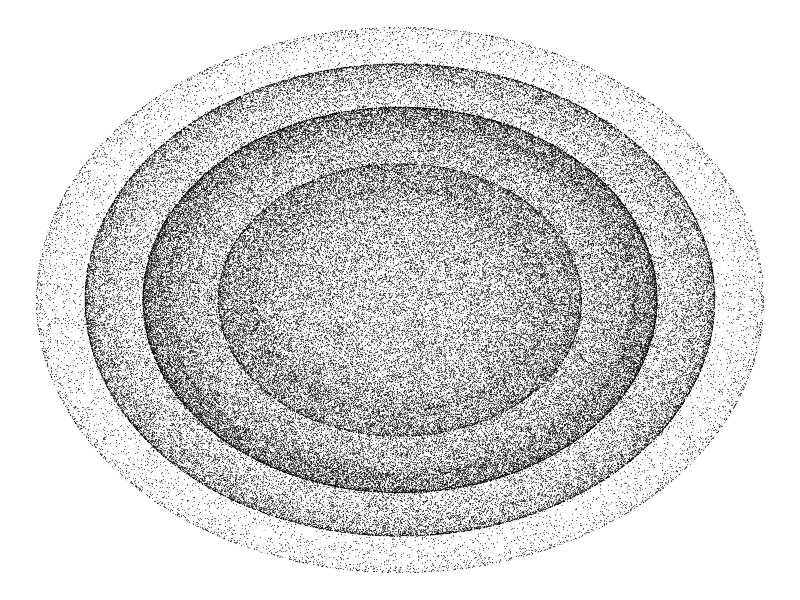
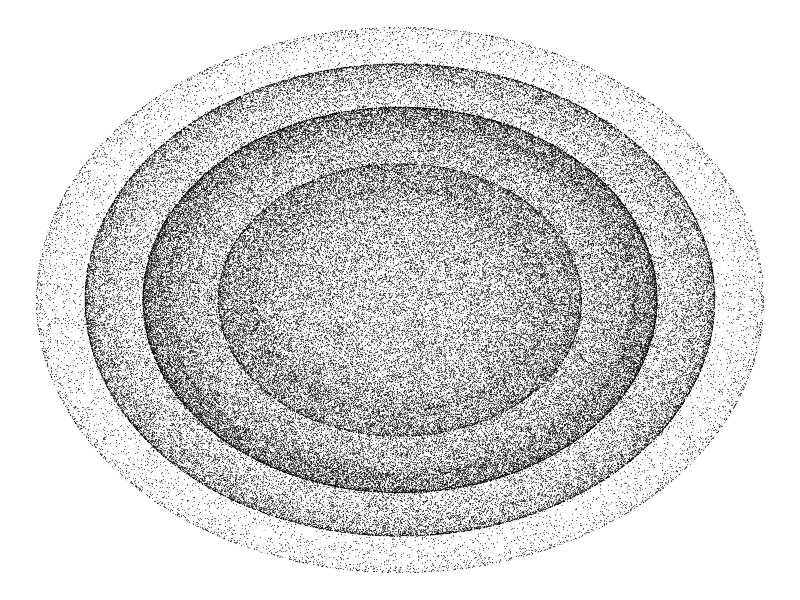

The R source for these figures, in order:
library(ggplot2)

unit_cube <- cbind(
  c(0, 0, 0),
  c(0, 0, 1),
  c(0, 1, 0),
  c(0, 1, 1),
  c(1, 0, 0),
  c(1, 0, 1),
  c(1, 1, 0),
  c(1, 1, 1)
)

rotate_x <- function(theta) {
  return(
    matrix(c(
      1, 0, 0,
      0, cos(theta), -sin(theta),
      0, sin(theta), cos(theta)
    ), nrow=3, ncol=3, byrow=TRUE)
  )
}

rotate_y <- function(theta) {
  return(
    matrix(c(
      cos(theta), 0, sin(theta),
      0, 1, 0,
      -sin(theta), 0, cos(theta)
    ), nrow=3, ncol=3, byrow=TRUE)
  )
}

rotate_z <- function(theta) {
  return(
    matrix(c(
      cos(theta), -sin(theta), 0,
      sin(theta), cos(theta), 0,
      0, 0, 1
    ), nrow=3, ncol=3, byrow=TRUE)
  )
}


methodEnum <- list(ANGLE="ANGLE", AVRO="AVRO")

# return 3x3
# pure function
# can use general formula instead! faster!
random_rotation <- function(type=methodEnum$ANGLE) {
  if (type == methodEnum$ANGLE) {
    angles <- 2 * pi * runif(3, 0, 1)
    return(
      rotate_z(angles[3]) %*% rotate_y(angles[2]) %*% rotate_x(angles[1])
    )
  } else if (type == methodEnum$AVRO) {
    u <- runif(3, 0, 1)
    v <- c(
      cos(2 * pi * u[2]) * sqrt(u[3]), 
      sin(2 * pi * u[2]) * sqrt(u[3]), 
      sqrt(1 - u[3])
    )
    h <- diag(3) - (2 * (v %*% t(v)))
    return(
      -h %*% rotate_z(u[3] * 2 * pi)
    )
  } else {
    stop("Wrong type")
  }
}


# takes 3xN and projects to 2-space
projection <- function(object, axis="x") {
  p <- matrix(c(
    1, 0, 0,
    0, 1, 0
  ), nrow=2, ncol=3, byrow=TRUE)
  return(p %*% object)
}

# unit_cube
# rotate_x(0.5)

coords_to_df <- function(m) {
  df <- as.data.frame(t(m))
  colnames(df) <- c("x", "y")
  return(df)
}


# projection(unit_cube)

# df <- coords_to_df(projection(unit_cube))
# df <- coords_to_df(projection(random_rotation() %*% (unit_cube + 1)))
# df
# ggplot(df, aes(x, y)) +
#   geom_point()



plot_rotations <- function(n=10) {
  vectors <- projection(random_rotation() %*% (unit_cube + 1))
  for (i in 1:(n-1)) {
    vectors <- cbind(vectors, projection(random_rotation() %*% (unit_cube + 1)))
  }
  df <- coords_to_df(vectors)
  ggplot(df, aes(x, y)) +
    geom_point(alpha=0.5, size=0.05, stroke=0.1, color="#000000") + 
    theme_void()
}

plot_rotations(20000)

# ggsave("test_cube.png", units="px", width=2000, height=2000, bg="#2f2633", dpi="retina")
ggsave("test_cube_avro.png", units="px", width=2000, height=2000, bg="#FFFFFF", dpi="retina")



# plot_rotations <- function(n=10) {
#   vectors <- projection(random_rotation() %*% (unit_cube))
#   for (i in 1:(n-1)) {
#     vectors <- cbind(vectors, projection(random_rotation() %*% (unit_cube)))
#   }
#   df <- coords_to_df(vectors)
#   ggplot(df, aes(x, y)) +
#     geom_point(alpha=0.1, size=0.03, stroke=0) + 
#     theme_void()
# }
# 
# plot_rotations(10000)
# 
# ggsave("test_cube2.png", units="px", width=2000, height=2000, bg="#ffffff", dpi="retina")





